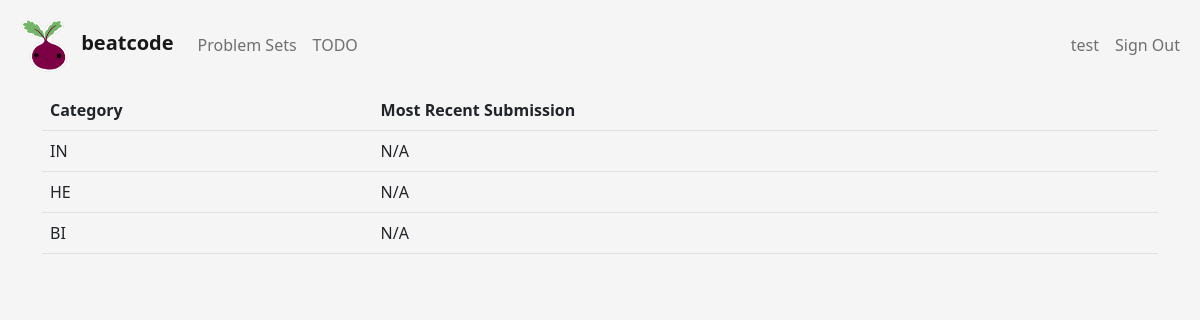
The app's page /category-suggestions/ (signed in) with its own data.
### authentication/models.py (models this page shows, shortened)
class CustomUser(AbstractUser):
    id = models.UUIDField(default=uuid.uuid4, primary_key=True)
    username = None
    email = models.EmailField('email address', unique=True)
    first_name = models.CharField(max_length=255)
    last_name = models.CharField(max_length=255)
    leetcode_username = models.CharField(max_length=255, unique=True, blank=True, null=True)
    USERNAME_FIELD = 'email'
    REQUIRED_FIELDS = ['first_name', 'last_name']
    objects = CustomUserManager()

### beatcodeApp/models.py (models this page shows, shortened)
class Category(models.Model):
    id = models.UUIDField(primary_key=True, default=uuid.uuid4)
    name = models.CharField(max_length=255, unique=True)

### beatcodeApp/views.py (the view)
# urls.py: path('category-suggestions/', CategoryView.as_view(), name="category-suggestions"),
class CategoryView(LoginRequiredMixin, View):
    login_url = reverse_lazy('login')
    def get(self, request, *args, **kwargs):
        context = {}
        submissions = Submission.objects.filter(user=request.user, success=True)
        category_dates = {c.name:'0' for c in Category.objects.all()}
        for submission in submissions.order_by('sub_date'):
            for category in submission.problem.category.all():
                category_dates[category.name] = str(submission.sub_date)
        category_dates_sorted = sorted(category_dates.items(), key=lambda item: item[1])
        least_practiced = category_dates_sorted[:3]
        for i in range(len(least_practiced)):
            if least_practiced[i][1] == '0':
                least_practiced[i] = (least_practiced[i][0], 'N/A')
        context['least_practiced'] = least_practiced
        return render(request, 'beatcodeApp/category.html', context)

### beatcodeApp/templates/beatcodeApp/category.html
{% extends 'beatcodeApp/main.html' %}
{% block content %}
<div class="container">
    <table class="table">
        <thead>
            <tr>
              <th scope="col">Category</th>
              <th scope="col">Most Recent Submission</th>
            </tr>
        </thead>
        <tbody>
            {% for key, value in least_practiced %}
            <tr>
                <td> {{ key }} </td>
                <td> {{ value }} </td>
            </tr>
            {% endfor %}
        </tbody>
    </table>
</div>
{% endblock %}

### beatcodeApp/templates/beatcodeApp/main.html (shortened to what this page needs)
{% load static%}
<!DOCTYPE html>
<html>
<head lang="en">
    <link href="https://cdn.jsdelivr.net/npm/bootstrap@5.2.2/dist/css/bootstrap.min.css" rel="stylesheet"
>
    <link rel="stylesheet" href="../../static/styles.css">
</head>
<body style="background-color: #f5f5f5;">
    <nav class="navbar navbar-expand-lg">
        <div class="container-fluid">
            <a class="flex navbar-brand" href="{% url 'home' %}">
                <img src="{%  static 'beatcodeApp/images/beet.png' %}" alt="logo" width="64" height="64">
                <strong>beatcode</strong>
            </a>
            <div class="collapse navbar-collapse" id="navbarSupportedContent">
                <ul class="navbar-nav me-auto mb-2 mb-lg-0">
                    <li class="nav-item">
                        <a class="nav-link" href="{% url 'problem-sets' %}">Problem Sets</a>
                    </li>
                    <li class="nav-item">
                        <a class="nav-link" href="{% url 'todos' %}">TODO</a>
                    </li>
                </ul>
                <ul class="navbar-nav ms-auto mb-2 mb-lg-0">
                    <li class="nav-item">
                        {% if user.is_authenticated %}
                        <a class="nav-link" href="{% url 'profile' user.id %}">{{ user.first_name }}</a>
                        {% else %}
                        <a class="nav-link" href="{% url 'login' %}">Sign In</a>
                        {% endif %}
                    </li>
                    <li class="nav-item">
                        {% if user.is_authenticated %}
                        <a class="nav-link" href="{% url 'logout' %}">Sign Out</a>
                        {% else %}
                        <a class="nav-link" href="{% url 'register' %}">Register</a>
                        {% endif %}
                    </li>
                </ul>
            </div>
        </div>
    </nav>
    {% block content %}
    {% endblock content %}
</body>
</html>

### records on screen
CustomUser: first_name "test"
Category: least_practiced "IN"
Category: least_practiced "HE"
Category: least_practiced "BI"

### other values on screen
{{ value }} "N/A" "N/A" "N/A"
